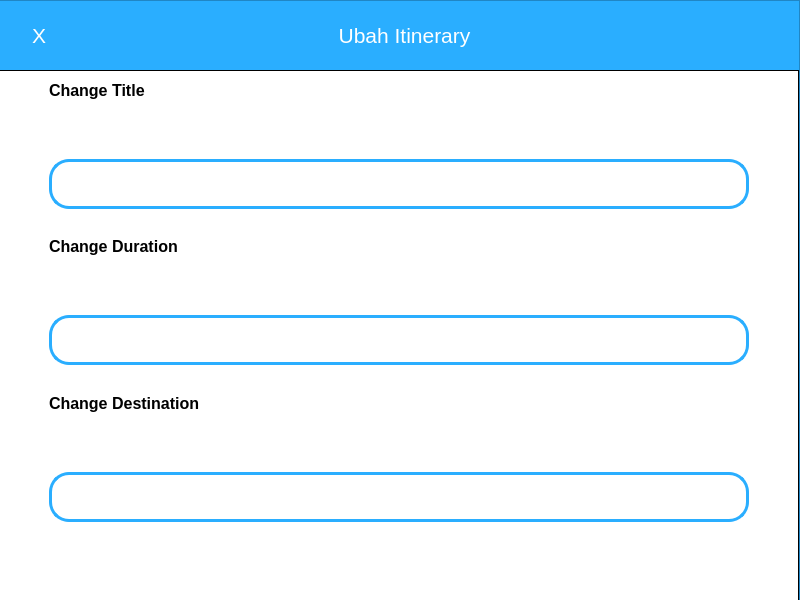
<?xml version="1.0" encoding="UTF-8"?>
<ui version="4.0">
 <class>MainWindow</class>
 <widget class="QMainWindow" name="MainWindow">
  <property name="geometry">
   <rect>
    <x>0</x>
    <y>0</y>
    <width>800</width>
    <height>600</height>
   </rect>
  </property>
  <property name="windowTitle">
   <string>MainWindow</string>
  </property>
  <widget class="QWidget" name="centralwidget">
   <widget class="QWidget" name="verticalLayoutWidget">
    <property name="geometry">
     <rect>
      <x>-1</x>
      <y>0</y>
      <width>801</width>
      <height>601</height>
     </rect>
    </property>
    <layout class="QVBoxLayout" name="verticalLayout">
     <item>
      <widget class="QFrame" name="frame">
       <property name="styleSheet">
        <string notr="true">background-color: rgb(42, 174, 255);</string>
       </property>
       <property name="frameShape">
        <enum>QFrame::StyledPanel</enum>
       </property>
       <property name="frameShadow">
        <enum>QFrame::Raised</enum>
       </property>
       <widget class="QPushButton" name="pushButton">
        <property name="geometry">
         <rect>
          <x>10</x>
          <y>10</y>
          <width>60</width>
          <height>50</height>
         </rect>
        </property>
        <property name="styleSheet">
         <string notr="true">QPushButton{
color: white;
	background-color: rgb(42, 174, 255);
	border: none;
font: 16pt;
}
QPushButton:hover{
background-color: rgb(35, 148, 213);
}
QPushButton:pressed{
background-color: rgb(25, 105, 152);
}</string>
        </property>
        <property name="text">
         <string>X</string>
        </property>
        <property name="flat">
         <bool>true</bool>
        </property>
       </widget>
       <widget class="QLabel" name="label">
        <property name="geometry">
         <rect>
          <x>220</x>
          <y>10</y>
          <width>371</width>
          <height>50</height>
         </rect>
        </property>
        <property name="styleSheet">
         <string notr="true">QLabel{
background-color: rgb(42, 174, 255);
font: 16pt;
color: white;
}</string>
        </property>
        <property name="text">
         <string>Ubah Itinerary</string>
        </property>
        <property name="scaledContents">
         <bool>false</bool>
        </property>
        <property name="alignment">
         <set>Qt::AlignCenter</set>
        </property>
       </widget>
       <widget class="QFrame" name="verticalFrame_2">
        <property name="geometry">
         <rect>
          <x>-1</x>
          <y>70</y>
          <width>801</width>
          <height>531</height>
         </rect>
        </property>
        <property name="layoutDirection">
         <enum>Qt::LeftToRight</enum>
        </property>
        <property name="autoFillBackground">
         <bool>false</bool>
        </property>
        <property name="styleSheet">
         <string notr="true">background-color: rgb(255, 255, 255);</string>
        </property>
        <property name="frameShape">
         <enum>QFrame::Box</enum>
        </property>
        <layout class="QVBoxLayout" name="verticalLayout_2" stretch="0,0,0,0,0,0">
         <property name="spacing">
          <number>0</number>
         </property>
         <property name="sizeConstraint">
          <enum>QLayout::SetDefaultConstraint</enum>
         </property>
         <property name="leftMargin">
          <number>50</number>
         </property>
         <property name="topMargin">
          <number>10</number>
         </property>
         <property name="rightMargin">
          <number>50</number>
         </property>
         <property name="bottomMargin">
          <number>50</number>
         </property>
         <item alignment="Qt::AlignHCenter|Qt::AlignTop">
          <widget class="QLabel" name="label_3">
           <property name="enabled">
            <bool>true</bool>
           </property>
           <property name="sizePolicy">
            <sizepolicy hsizetype="Preferred" vsizetype="Minimum">
             <horstretch>0</horstretch>
             <verstretch>0</verstretch>
            </sizepolicy>
           </property>
           <property name="minimumSize">
            <size>
             <width>700</width>
             <height>50</height>
            </size>
           </property>
           <property name="font">
            <font>
             <pointsize>12</pointsize>
             <weight>75</weight>
             <bold>true</bold>
            </font>
           </property>
           <property name="autoFillBackground">
            <bool>true</bool>
           </property>
           <property name="text">
            <string>Change Title</string>
           </property>
           <property name="textFormat">
            <enum>Qt::PlainText</enum>
           </property>
           <property name="scaledContents">
            <bool>true</bool>
           </property>
           <property name="alignment">
            <set>Qt::AlignLeading|Qt::AlignLeft|Qt::AlignTop</set>
           </property>
           <property name="wordWrap">
            <bool>true</bool>
           </property>
           <property name="margin">
            <number>0</number>
           </property>
           <property name="indent">
            <number>-1</number>
           </property>
          </widget>
         </item>
         <item alignment="Qt::AlignHCenter|Qt::AlignTop">
          <widget class="QLineEdit" name="lineEdit">
           <property name="minimumSize">
            <size>
             <width>700</width>
             <height>50</height>
            </size>
           </property>
           <property name="styleSheet">
            <string notr="true">border: 3px solid;
border-radius: 20px;
border-color: rgb(42, 174, 255);</string>
           </property>
           <property name="alignment">
            <set>Qt::AlignLeading|Qt::AlignLeft|Qt::AlignTop</set>
           </property>
          </widget>
         </item>
         <item alignment="Qt::AlignHCenter|Qt::AlignTop">
          <widget class="QLabel" name="label_2">
           <property name="enabled">
            <bool>true</bool>
           </property>
           <property name="sizePolicy">
            <sizepolicy hsizetype="Preferred" vsizetype="Minimum">
             <horstretch>0</horstretch>
             <verstretch>0</verstretch>
            </sizepolicy>
           </property>
           <property name="minimumSize">
            <size>
             <width>700</width>
             <height>50</height>
            </size>
           </property>
           <property name="font">
            <font>
             <pointsize>12</pointsize>
             <weight>75</weight>
             <bold>true</bold>
            </font>
           </property>
           <property name="text">
            <string>Change Duration</string>
           </property>
           <property name="textFormat">
            <enum>Qt::PlainText</enum>
           </property>
           <property name="scaledContents">
            <bool>false</bool>
           </property>
           <property name="alignment">
            <set>Qt::AlignLeading|Qt::AlignLeft|Qt::AlignTop</set>
           </property>
           <property name="wordWrap">
            <bool>true</bool>
           </property>
           <property name="margin">
            <number>0</number>
           </property>
           <property name="indent">
            <number>-1</number>
           </property>
          </widget>
         </item>
         <item alignment="Qt::AlignHCenter|Qt::AlignTop">
          <widget class="QLineEdit" name="lineEdit_2">
           <property name="sizePolicy">
            <sizepolicy hsizetype="Expanding" vsizetype="Fixed">
             <horstretch>50</horstretch>
             <verstretch>0</verstretch>
            </sizepolicy>
           </property>
           <property name="minimumSize">
            <size>
             <width>700</width>
             <height>50</height>
            </size>
           </property>
           <property name="styleSheet">
            <string notr="true">border: 3px solid;
border-radius: 20px;
border-color: rgb(42, 174, 255);</string>
           </property>
           <property name="alignment">
            <set>Qt::AlignLeading|Qt::AlignLeft|Qt::AlignTop</set>
           </property>
          </widget>
         </item>
         <item>
          <widget class="QLabel" name="label_4">
           <property name="enabled">
            <bool>true</bool>
           </property>
           <property name="sizePolicy">
            <sizepolicy hsizetype="Preferred" vsizetype="Minimum">
             <horstretch>0</horstretch>
             <verstretch>0</verstretch>
            </sizepolicy>
           </property>
           <property name="minimumSize">
            <size>
             <width>700</width>
             <height>50</height>
            </size>
           </property>
           <property name="font">
            <font>
             <pointsize>12</pointsize>
             <weight>75</weight>
             <bold>true</bold>
            </font>
           </property>
           <property name="text">
            <string>Change Destination</string>
           </property>
           <property name="textFormat">
            <enum>Qt::PlainText</enum>
           </property>
           <property name="scaledContents">
            <bool>false</bool>
           </property>
           <property name="alignment">
            <set>Qt::AlignLeading|Qt::AlignLeft|Qt::AlignTop</set>
           </property>
           <property name="wordWrap">
            <bool>true</bool>
           </property>
           <property name="margin">
            <number>0</number>
           </property>
           <property name="indent">
            <number>-1</number>
           </property>
          </widget>
         </item>
         <item alignment="Qt::AlignHCenter|Qt::AlignTop">
          <widget class="QLineEdit" name="lineEdit_3">
           <property name="sizePolicy">
            <sizepolicy hsizetype="Expanding" vsizetype="Fixed">
             <horstretch>50</horstretch>
             <verstretch>0</verstretch>
            </sizepolicy>
           </property>
           <property name="minimumSize">
            <size>
             <width>700</width>
             <height>50</height>
            </size>
           </property>
           <property name="styleSheet">
            <string notr="true">border: 3px solid;
border-radius: 20px;
border-color: rgb(42, 174, 255);</string>
           </property>
           <property name="alignment">
            <set>Qt::AlignLeading|Qt::AlignLeft|Qt::AlignTop</set>
           </property>
          </widget>
         </item>
        </layout>
       </widget>
      </widget>
     </item>
    </layout>
   </widget>
  </widget>
 </widget>
 <resources/>
 <connections/>
</ui>
